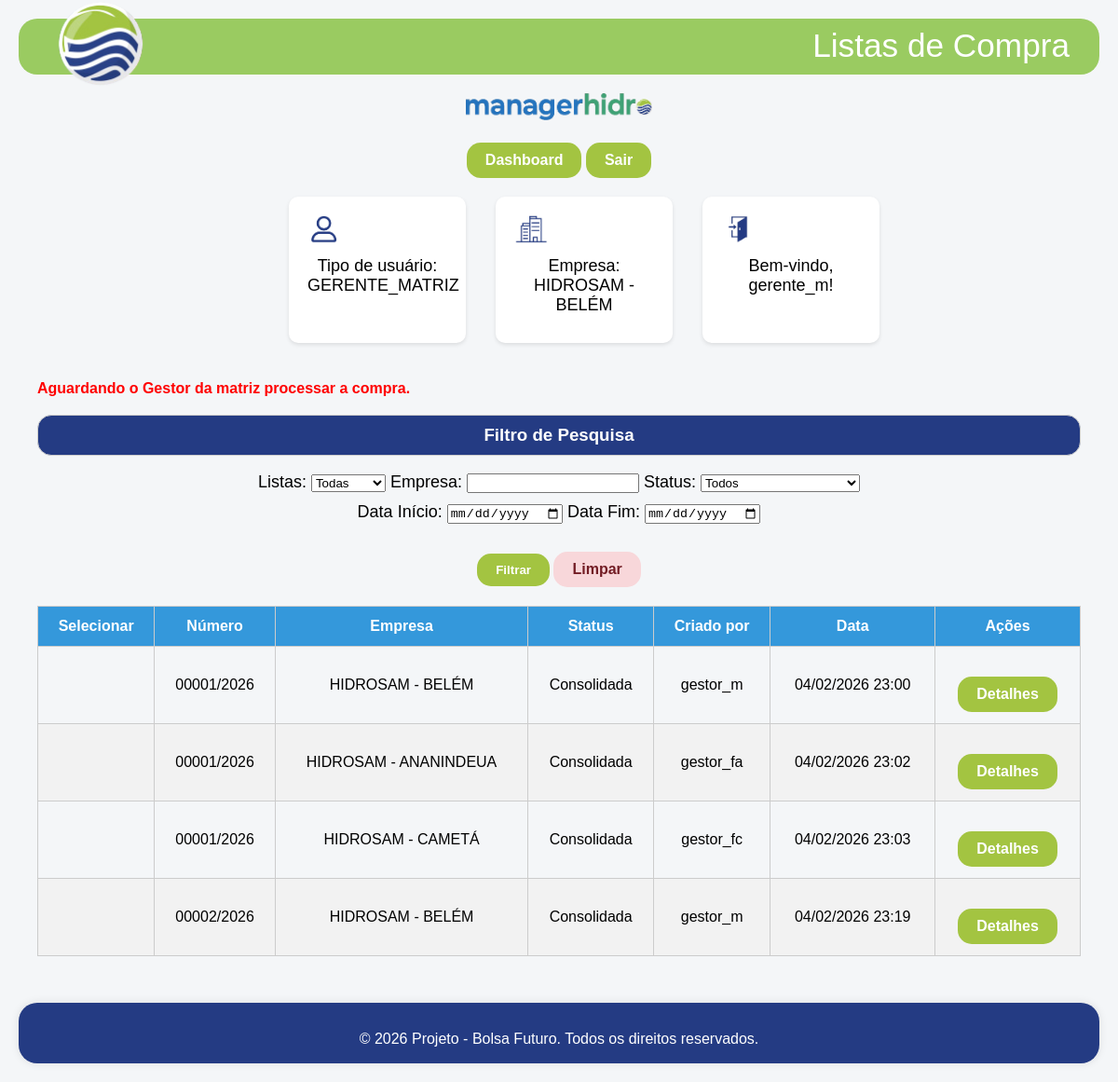
The app's page /compras/listas/ (signed in) with its own data.
### usuarios/models.py (models this page shows, shortened)
class Usuario(AbstractUser):
    TIPOS_USUARIO = [
        ('GERENTE_MATRIZ', 'Gerente Matriz'),
        ('GERENTE_FILIAL', 'Gerente Filial'),
        ('GESTOR_MATRIZ', 'Gestor Matriz'),
        ('GESTOR_FILIAL', 'Gestor Filial'),
        ('FUNCIONARIO', 'Funcionário'),
    ]
    id = models.BigAutoField(primary_key=True, verbose_name="ID")
    username = models.CharField(max_length=150, unique=True, verbose_name='username')
    password = models.CharField(max_length=128, verbose_name='password')
    email = models.EmailField(blank=True, max_length=254, verbose_name='email address')
    empresa = models.ForeignKey(Empresa, on_delete=models.CASCADE, null=True, blank=True)
    tipo_usuario = models.CharField(max_length=20, choices=TIPOS_USUARIO, null=True, blank=True)
    status_ativo = models.BooleanField(default=False)

### empresas/models.py (models this page shows, shortened)
class Empresa(models.Model):
    id = models.BigAutoField(primary_key=True, verbose_name="ID")
    nome = models.CharField(max_length=150)
    endereco = models.CharField(max_length=255)
    email = models.EmailField()
    telefone = models.CharField(max_length=20)

### compras/models.py (models this page shows, shortened)
class ListaCompra(models.Model):
    STATUS = [
        ('EM_CRIACAO', 'Em Criação'),
        ('EM_PROCESSO_AUTORIZACAO', 'Em processo de autorização'),
        ('AUTORIZADA', 'Autorizada'),
        ('UNIDA', 'Unida'),
        ('EM_PROCESSO_CONSOLIDACAO', 'Em processo de consolidação'),
        ('CONSOLIDADA', 'Consolidada'),
        ('EM_PROCESSO_COMPRA', 'Em Processo de Compra'),
        ('EM_ENTREGA', 'Em Rota de Entrega'),
        ('RECEBIDA', 'Itens Recebidos'),
    ]
    id = models.BigAutoField(primary_key=True, verbose_name="ID")
    numero = models.CharField(max_length=20, unique=False)  # Ex: 00001/2025
    empresa = models.ForeignKey(Empresa, on_delete=models.CASCADE, related_name="listas_compra")
    status = models.CharField(max_length=30, choices=STATUS, default='EM_CRIACAO')
    criado_por = models.ForeignKey(Usuario, on_delete=models.CASCADE, related_name="listas_criadas")
    data_criacao = models.DateTimeField(auto_now_add=True)
    listas_unidas = models.ManyToManyField("self", blank=True, symmetrical=False, related_name="lista_principal")
    class Meta:
        unique_together = ('empresa', 'numero')  # garante unicidade por empresa

### compras/views.py (the view)
# urls.py: path('listas/', views.lista_compras, name='lista_compras'),
@login_required(login_url='/login/')
def lista_compras(request):
    if request.user.tipo_usuario in ["GERENTE_MATRIZ", "GESTOR_MATRIZ"]:
        listas = ListaCompra.objects.exclude(
            status__in=["EM_CRIACAO", "EM_PROCESSO_AUTORIZACAO"]
        ) | ListaCompra.objects.filter(
            empresa=request.user.empresa,
            status__in=["EM_CRIACAO", "EM_PROCESSO_AUTORIZACAO"]
        )
    else:
        listas = ListaCompra.objects.filter(empresa=request.user.empresa)
    empresa_nome = request.GET.get('empresa') or ""
    status = request.GET.get('status')
    data_inicio = request.GET.get('data_inicio')
    data_fim = request.GET.get('data_fim')
    principal = request.GET.get('principal')
    if empresa_nome:
        listas = listas.filter(empresa__nome__icontains=empresa_nome)
    if status:
        listas = listas.filter(status=status)
    if data_inicio:
        listas = listas.filter(data_criacao__date__gte=data_inicio)
    if data_fim:
        listas = listas.filter(data_criacao__date__lte=data_fim)
    principais = listas.filter(listas_unidas__isnull=False).distinct()
    unidas = listas.filter(status="UNIDA")
    if principal == "principais":
        listas = principais  # mostra só as listas principais (que têm unidas)
    elif principal == "unidas":
        listas = unidas # só as listas unidas (que pertencem a uma principal)
    tem_autorizada = listas.filter(status="AUTORIZADA").exists()
    tem_unida = listas.filter(status="UNIDA").exists()
    tem_consolidada = listas.filter(status="CONSOLIDADA").exists()
    contexto = {
        'listas': listas,
        'tem_autorizada': tem_autorizada,
        'tem_unida': tem_unida,
        'tem_consolidada': tem_consolidada,
        'principais': principais,
        'unidas': unidas,
        'empresa_nome': empresa_nome,
        'status': status,
        'data_inicio': data_inicio,
        'data_fim': data_fim,
        'header_title': "Listas de Compra",
    }
    return render(request, 'compras/listas.html', contexto)

### compras/templates/compras/listas.html (shortened to what this page needs)
{% extends 'base.html' %}
{% block content %}
{% if tem_consolidada and request.user.tipo_usuario != "GESTOR_MATRIZ" %}
  <span class="erro">Aguardando o Gestor da matriz processar a compra.</span>
{% endif %}
<h3 class="center">Filtro de Pesquisa</h3>
<form method="get" class="center" style="margin-bottom: 20px;">
  <p>
    <label for="principal">Listas:</label>
    <select name="principal" id="principal">
      <option value="">Todas</option>
    </select>
    <label for="empresa">Empresa:</label>
    <input type="text" name="empresa" id="empresa" value="{{ empresa_nome }}">
    <label for="status">Status:</label>
    <select name="status" id="status">
      <option value="">Todos</option>
    </select>
  </p>
  <p>
    <label for="data_inicio">Data Início:</label>
    <input type="date" name="data_inicio" id="data_inicio" value="{{ data_inicio }}">
    <label for="data_fim">Data Fim:</label>
    <input type="date" name="data_fim" id="data_fim" value="{{ data_fim }}">
  </p>
  <button type="submit" class="btn">Filtrar</button>
  <a href="{% url 'lista_compras' %}" class="btn alerta">Limpar</a>
</form>
{% if listas %}
  <form method="post" action="{% url 'unir_listas' %}" style="display:inline;" id="form-unir">
    <table>
      <thead>
        <tr>
          <th>Selecionar
          </th>
          <th>Número</th>
          <th>Empresa</th>
          <th>Status</th>
          <th>Criado por</th>
          <th>Data</th>
          <th>Ações</th>
        </tr>
      </thead>
      <tbody>
        {% for lista in listas %}
          <tr>
            <td>
            </td>
            <td>{{ lista.numero }}</td>
            <td>{{ lista.empresa.nome }}</td>
            <td>{{ lista.get_status_display }}</td>
            <td>{{ lista.criado_por.username }}</td>
            <td>{{ lista.data_criacao|date:"d/m/Y H:i" }}</td>
            <td>
              {% if lista.status == "EM_CRIACAO" %}
                {% if request.user.tipo_usuario in "GESTOR_MATRIZ GESTOR_FILIAL" %}
                  <a href="{% url 'detalhes_lista' lista.id %}" class="btn">Detalhes</a>
                  <a href="{% url 'excluir_lista' lista.id %}" class="btn alerta" onclick="return confirm('Tem certeza que deseja excluir esta lista?')">Excluir</a>
                {% endif %}
              {% elif lista.status == "EM_PROCESSO_AUTORIZACAO" %}
                {% if request.user.tipo_usuario in "GERENTE_MATRIZ GERENTE_FILIAL" %}
                  <a href="{% url 'detalhes_lista' lista.id %}" class="btn">Detalhes</a>
                {% endif %}
              {% elif lista.status == "AUTORIZADA" and request.user.tipo_usuario == "GESTOR_MATRIZ" %}
                <a href="{% url 'detalhes_lista' lista.id %}" class="btn">Detalhes</a>
              {% elif lista.status == "UNIDA" %}
              {% elif lista.status == "EM_PROCESSO_CONSOLIDACAO" and request.user.tipo_usuario == "GERENTE_MATRIZ" %}
                <a href="{% url 'detalhes_lista' lista.id %}" class="btn">Detalhes</a>
              {% elif lista.status == "CONSOLIDADA" and request.user.tipo_usuario == "GESTOR_MATRIZ" %}
                {% if lista.listas_unidas.exists %}
                  <a href="{% url 'detalhes_lista' lista.id %}" class="btn">Detalhes</a>
                {% endif %}
              {% elif lista.status == "EM_PROCESSO_COMPRA" and request.user.tipo_usuario == "GESTOR_MATRIZ" %}
                {% if lista.listas_unidas.exists %}
                  <a href="{% url 'detalhes_lista' lista.id %}" class="btn">Receber</a>
                {% else %}
                  <a href="{% url 'detalhes_lista' lista.id %}" class="btn">Enviar</a>
                {% endif %}
              {% else %}
                <a href="{% url 'detalhes_lista' lista.id %}" class="btn">Detalhes</a>
              {% endif %}
            </td>
          </tr>
        {% endfor %}
      </tbody>
    </table>
  </form>
{% else %}
  <p class="empty">Nenhuma lista cadastrada.</p>
{% endif %}
{% endblock %}

### templates/header.html (shortened to what this page needs)
{% load static %}
<header>
  <div class="header-content"></div>
    <div class="logo-container">
      <img src="{% static 'img/logo-hidro.png' %}" alt="Logo" class="logo-img">
    </div>
    {% if header_title %}
      <h1 class="header-title">{{ header_title }}</h1>
    {% endif %}
</header>
<nav class="center">
  <img src="{% static 'img/logo-sistema.png' %}" alt="Imagem centralizada" class="logo-sistema">
  {% if request.user.is_authenticated %}
    <div>
      {% if request.path != '/dashboard/' %}
      <a href="{% url 'dashboard' %}" class="btn">Dashboard</a>
      {% endif %}
      <a href="{% url 'logout' %}" class="btn">Sair</a>
    </div>
  </nav>
    <div class="row">
    <div class="card">
      <img src="{% static 'img/usuario.png' %}" alt="Logo" class="card-img">
      <p class="center">Tipo de usuário: {{ user.tipo_usuario }}</p>
    </div>
    <div class="card">
      <img src="{% static 'img/empresa.png' %}" alt="Logo" class="card-img">
      <p class="center">Empresa: {{ user.empresa.nome }}</p>
    </div>
    <div class="card">
      {% if request.user.is_authenticated %}
        <img src="{% static 'img/login.png' %}" alt="Logo" class="card-img">
        <p class="center">Bem-vindo, {{ request.user.username }}! </p>
      {% endif %}
    </div>
  </div>
  {% endif %}

### usuarios/static/css/style.css (style rules this page uses)
body { font-family: Arial, sans-serif; background-color: #f4f6f8; margin: 0; padding: 20px; }
h1, h2 { color: #2c3e50; text-align: center; }
p { font-size: 18px; margin: 10px 0; }
.center { text-align: center; }
header { position: relative; height: 60px; background-color: transparent; }
.header-content { background-color: #9acb61; height: 100%; width: 100%; position: relative; top: 0; left: 0; z-index: 1; border-radius: 20px; }
.logo-container { position: absolute; top: 50%; left: 2rem; transform: translateY(-50%); z-index: 2; }
.logo-img { height: 100px; width: auto; object-fit: contain; }
.header-title { position: absolute; right: 2rem; color: white; font-size: 2.2rem; font-weight: 20; z-index: 2; top: -25%; }
.card { background-color: #fff; border-radius: 10px; box-shadow: 0 2px 4px rgba(0, 0, 0, 0.1); padding: 20px; margin: 20px 0; max-width: 150px; }
.row { margin-left: 25%; display: flex; flex-wrap: wrap; gap: 2rem; }
.card-img { height: 30px; width: auto; object-fit: contain; }
h3 { background-color: #243b83; color: white; display: flex; justify-content: center; align-items: center; border: 1px solid #ccc; border-radius: 15px; padding: 10px; }
table { width: 100%; border-collapse: collapse; margin-top: 20px; }
th, td { padding: 12px; border: 1px solid #ccc; text-align: center; }
th { background-color: #3498db; color: white; }
tr:nth-child(even) { background-color: #f2f2f2; }
.btn { display: inline-block; margin-top: 20px; padding: 10px 20px; background-color: #a3c441; color: white; text-decoration: none; border-radius: 15px; font-weight: bold; border: none; }
.alerta { background-color: #f8d7da; color: #721c24; }
.erro { color: red; text-align: center; font-weight: bold; margin-top: 10px; }
.logo-sistema { max-width: 200px; margin-top: 20px; }

### records on screen
Usuario: tipo_usuario "GERENTE_MATRIZ", empresa.nome "HIDROSAM - BELÉM", user.username "gerente_m"
ListaCompra: numero "00001/2026", empresa.nome "HIDROSAM - BELÉM", status "Consolidada", criado_por.username "gestor_m", data_criacao "04/02/2026 23:00", shows "Detalhes"
ListaCompra: numero "00001/2026", empresa.nome "HIDROSAM - ANANINDEUA", status "Consolidada", criado_por.username "gestor_fa", data_criacao "04/02/2026 23:02", shows "Detalhes"
ListaCompra: numero "00001/2026", empresa.nome "HIDROSAM - CAMETÁ", status "Consolidada", criado_por.username "gestor_fc", data_criacao "04/02/2026 23:03", shows "Detalhes"
ListaCompra: numero "00002/2026", empresa.nome "HIDROSAM - BELÉM", status "Consolidada", criado_por.username "gestor_m", data_criacao "04/02/2026 23:19", shows "Detalhes"

### other values on screen
{{ header_title }} "Listas de Compra"
